Frame 1 (no input): blank canvas, image omitted
Frame 60 (the mouse pressed at the canvas centre just before this capture): blank canvas, image omitted
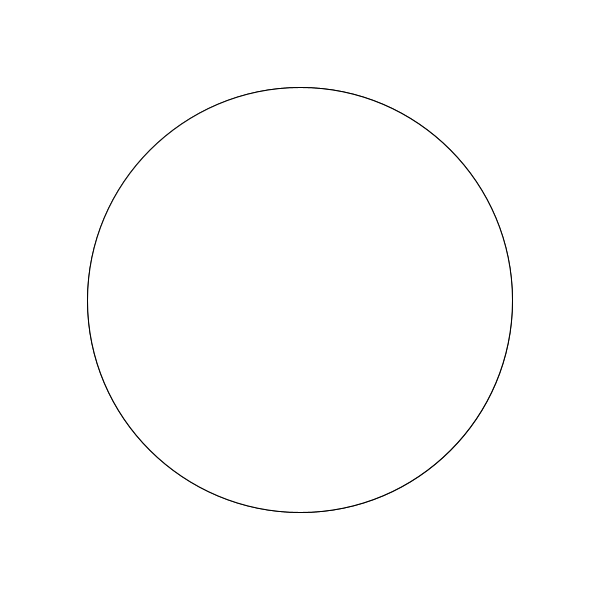
Frame 120 (the mouse held since frame 60 and released just before this capture)

The Processing sketch whose frames 1 and 60 were blank and that drew this single picture after the mouse press (run headless with seeded random() and noise(); from frame 60 on, the mouse is pressed at the canvas centre):

// Processing sketch: processing_159209
// ── processing_159209.pde

byte C=0;
void setup () {
  size (600, 600);
  background(255);
}
void draw () {
  C++;
  float vt = dist(mouseX, mouseY, pmouseX, pmouseY);
  if (mousePressed) {
    ellipse(mouseX, mouseY, vt, vt);
    fill(mouseX, vt, mouseY);
    ellipse(width-mouseX, height-mouseY, vt, vt);
    fill(mouseX, C, mouseY);
    if (C>225) {
      C--;
    }
    else {
      C++;
    }

  }
}
